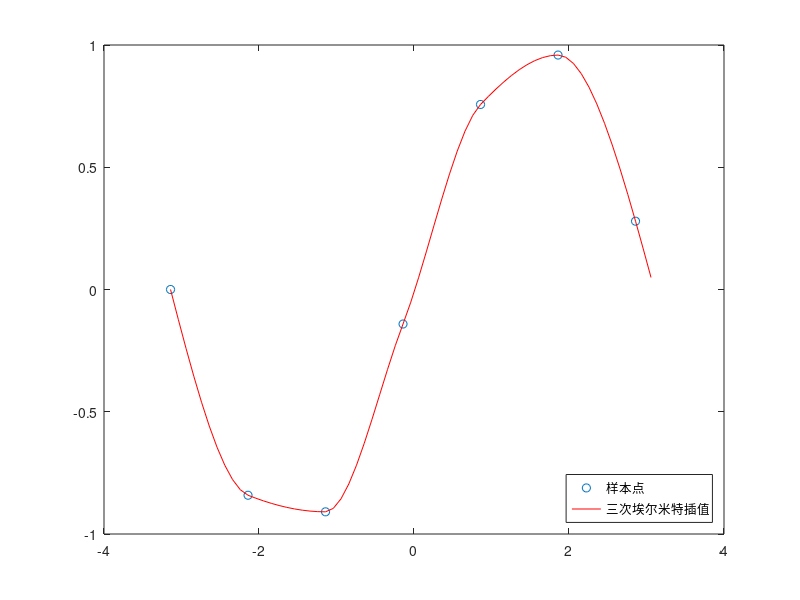

Write the MATLAB code that produced this figure.
x = -pi:pi; y = sin(x); 
new_x = -pi:0.1:pi;
p = pchip(x,y,new_x);
figure(1); % 在同一个脚本文件里面，要想画多个图，需要给每个图编号，否则只会显示最后一个图哦~
plot(x, y, 'o', new_x, p, 'r-')
legend('样本点','三次埃尔米特插值','Location','SouthEast') 